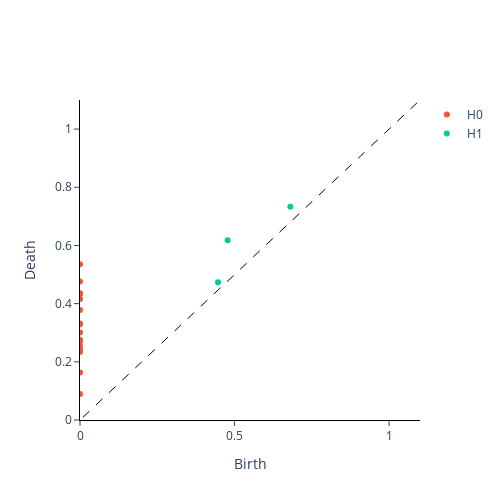

Notebook code cell kept with this figure:
### Code cell
vr = VietorisRipsPersistence()
vr.fit_transform_plot([points])

### Figure 1 — Plotly figure (JSON) as saved in the notebook; plotly's stock layout.template omitted (floating-point values rounded to 4 significant figures)
{"data": [{"hoverinfo": "none", "line": {"color": "black", "dash": "dash", "width": 1}, "mode": "lines", "showlegend": false, "type": "scatter", "x": [-100, 100], "y": [-100, 100]}, {"mode": "markers", "name": "H0", "type": "scatter", "x": [0, 0, 0, 0, 0, 0, 0, 0, 0, 0, 0, 0, 0, 0, 0, 0], "y": [0.08956, 0.1636, 0.2337, 0.2425, 0.2538, 0.2697, 0.2759, 0.3005, 0.3293, 0.3318, 0.3778, 0.4157, 0.4324, 0.436, 0.4763, 0.5355]}, {"mode": "markers", "name": "H1", "type": "scatter", "x": [0.6805, 0.4775, 0.4465], "y": [0.7329, 0.618, 0.4736]}], "layout": {"height": 500, "plot_bgcolor": "white", "width": 500, "xaxis": {"anchor": "y", "exponentformat": "e", "linecolor": "black", "linewidth": 1, "mirror": false, "range": [0, 1.1], "showexponent": "all", "showline": true, "side": "bottom", "ticks": "outside", "title": {"text": "Birth"}, "type": "linear", "zeroline": true}, "yaxis": {"anchor": "x", "exponentformat": "e", "linecolor": "black", "linewidth": 1, "mirror": false, "range": [0, 1.1], "showexponent": "all", "showline": true, "side": "left", "ticks": "outside", "title": {"text": "Death"}, "type": "linear", "zeroline": true}}}
